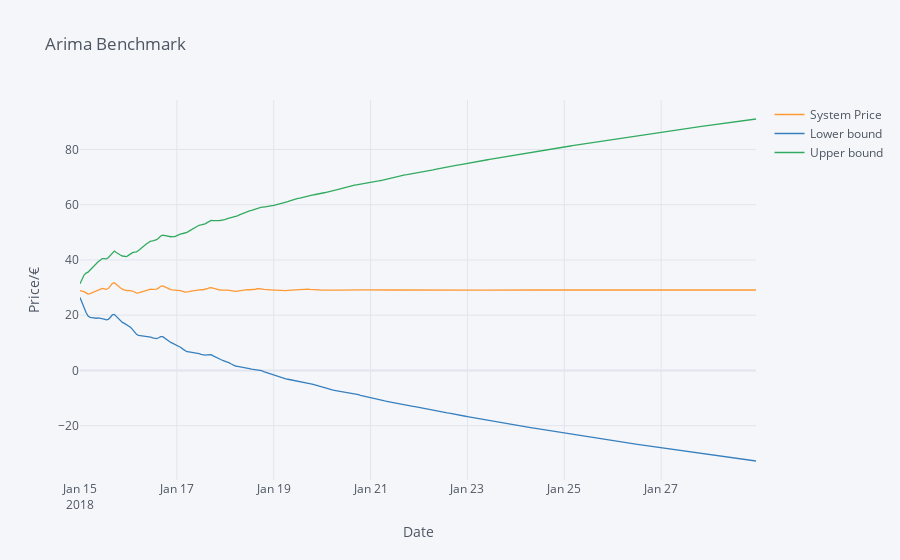

The cell this chart's notebook holds for it:
### Markdown cell above
Notebook for visualizing and comparing models

### Code cell
from ipywidgets import *
import plotly.graph_objs as go
import chart_studio.plotly as py
import pandas as pd
from data import data_handler, data_formatter
from src.models.model_handler import *
import os
# Cufflinks wrapper on plotly
import cufflinks

# Data science imports
import numpy as np

# Options for pandas
pd.options.display.max_columns = 30

# Display all cell outputs
from IPython.core.interactiveshell import InteractiveShell
InteractiveShell.ast_node_interactivity = 'all'

from plotly.offline import iplot
cufflinks.go_offline()

# Set global theme
cufflinks.set_config_file(world_readable=True, theme='pearl')

# Test period
start_time = "01.01.2018"
end_time = "31.01.2018"

data = data_handler.get_data(start_time, end_time, ["System Price"], os.getcwd())
data = data_formatter.combine_hour_day_month_year_to_datetime_index(data)
split = 150
train, test = data[:split], data[split:]

### Figure 1 — Plotly figure (JSON) as saved in the notebook; plotly's stock layout.template omitted (floating-point values rounded to 4 significant figures; data arrays with more than 128 entries replaced by an {"elided": "..."} marker saying what was removed)
{"data": [{"line": {"color": "rgba(255, 153, 51, 1.0)", "dash": "solid", "shape": "linear", "width": 1.3}, "mode": "lines", "name": "System Price", "text": "", "type": "scatter", "x": {"elided": "336 str values"}, "y": {"elided": "336 float values"}}, {"line": {"color": "rgba(55, 128, 191, 1.0)", "dash": "solid", "shape": "linear", "width": 1.3}, "mode": "lines", "name": "Lower bound", "text": "", "type": "scatter", "x": {"elided": "336 str values"}, "y": {"elided": "336 float values"}}, {"line": {"color": "rgba(50, 171, 96, 1.0)", "dash": "solid", "shape": "linear", "width": 1.3}, "mode": "lines", "name": "Upper bound", "text": "", "type": "scatter", "x": {"elided": "336 str values"}, "y": {"elided": "336 float values"}}], "layout": {"legend": {"bgcolor": "#F5F6F9", "font": {"color": "#4D5663"}}, "paper_bgcolor": "#F5F6F9", "plot_bgcolor": "#F5F6F9", "title": {"font": {"color": "#4D5663"}, "text": "Arima Benchmark"}, "xaxis": {"gridcolor": "#E1E5ED", "showgrid": true, "tickfont": {"color": "#4D5663"}, "title": {"font": {"color": "#4D5663"}, "text": "Date"}, "zerolinecolor": "#E1E5ED"}, "yaxis": {"gridcolor": "#E1E5ED", "showgrid": true, "tickfont": {"color": "#4D5663"}, "title": {"font": {"color": "#4D5663"}, "text": "Price/€"}, "zerolinecolor": "#E1E5ED"}}}
